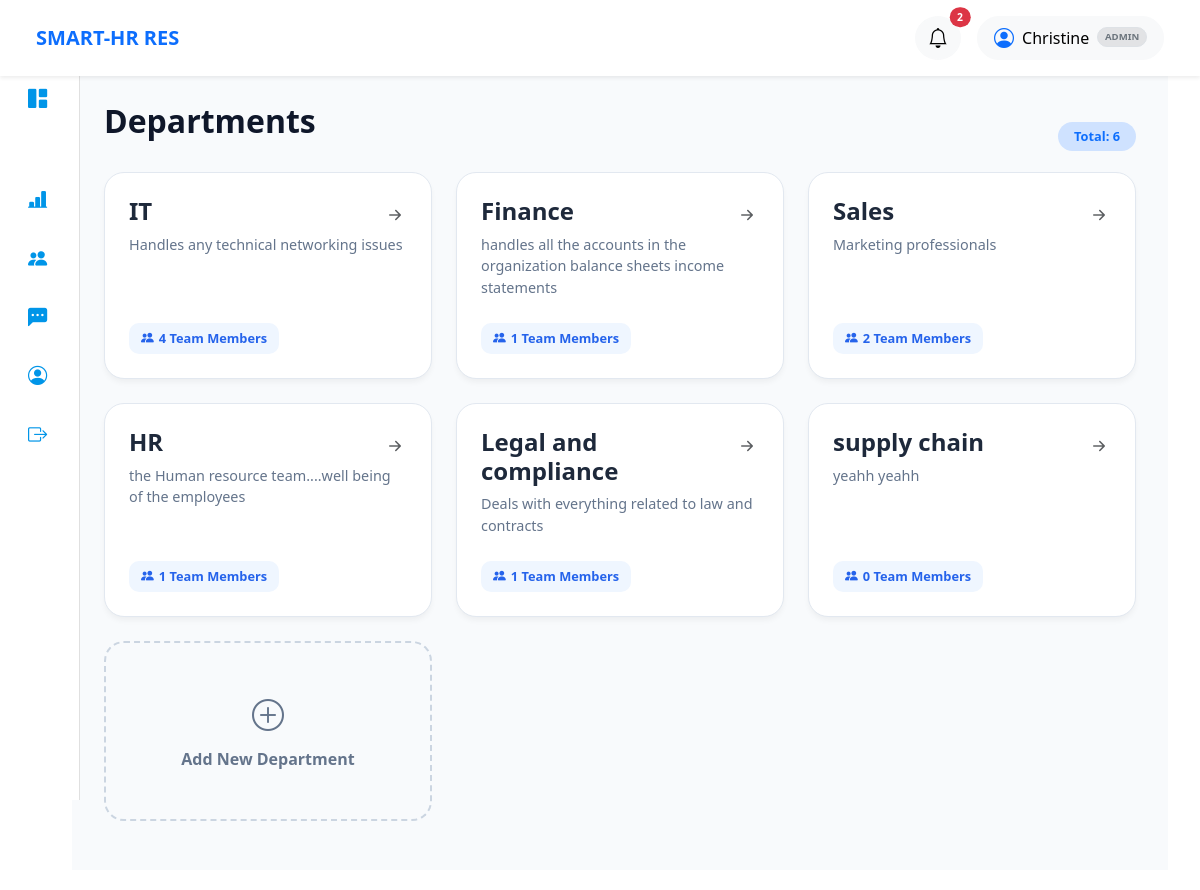
Screenshot of /hr/departments/ (signed in) with the database file from the repository.
### core/models.py (models this page shows, shortened)
class CustomUser(AbstractUser):
    ROLE_CHOICES = (
        ('admin', 'HR / Admin'),
        ('manager', 'Department Manager'),
        ('employee', 'Employee'),
    )
    role = models.CharField(
        max_length=10,
        choices=ROLE_CHOICES,
        default='employee'
    )

class Department(models.Model):
    name = models.CharField(max_length=100)
    description = models.TextField(blank=True, null=True)
    code = models.CharField(max_length=10, blank=True, null=True)
    manager = models.ForeignKey(
        CustomUser,
        on_delete=models.SET_NULL,
        null=True,
        blank=True,
        limit_choices_to={'role': 'employee'},
        related_name='managed_departments'
    )
    location = models.CharField(max_length=50, blank=True, null=True)
    is_active = models.BooleanField(default=True)
    created_at = models.DateTimeField(auto_now_add=True)
    updated_at = models.DateTimeField(auto_now=True)

### core/views.py (the view)
# urls.py: path('hr/departments/', views.hr_department, name='hr_department'),
@role_required(['admin', 'hr'])
def hr_department(request):
    total_employees = Employee.objects.count()
    total_departments = Department.objects.count()
    pending_tickets_count = Ticket.objects.filter(status__iexact='pending').count()
    unread_notifications = Notification.objects.filter(user=request.user,read=False).order_by('-created_at')
    departments = Department.objects.all()
    context = {
        'departments': departments,
        'total_employees': total_employees,
        'total_departments': total_departments,
        'pending_tickets': pending_tickets_count, # Used in the highlight card
        'tickets': pending_tickets_count,         # Used in the stats grid
        'unread_notifications': unread_notifications,
    }
    return render(request, 'core/hr_department.html', context)

### core/templates/core/hr_department.html (shortened to what this page needs)
{% extends 'base.html' %}
{% block content %}
<div class="page-container">
    <div class="page-header d-flex justify-content-between align-items-center">
        <h2>Departments</h2>
        <span class="badge bg-primary-subtle text-primary rounded-pill px-3 py-2">
            Total: {{ departments.count }}
        </span>
    </div>
    <div class="department-grid">
        {% for department in departments %}
        <a href="{% url 'department_detail' department.id %}" class="department-card">
            <div class="department-info">
                <div class="d-flex justify-content-between">
                    <h4>{{ department.name }}</h4>
                    <i class="bi bi-arrow-right-short text-muted fs-4"></i>
                </div>
                <p>{{ department.description|truncatechars:80|default:"No description provided for this department." }}</p>
            </div>
            <div class="employee-badge">
                <i class="bi bi-people-fill"></i>
                {{ department.employees.count }} Team Members
            </div>
        </a>
        {% endfor %}
        <a href="{% url 'add_department' %}" class="add-department-card">
            <div>
                <i class="bi bi-plus-circle fs-2 d-block mb-2"></i>
                Add New Department
            </div>
        </a>
    </div>
</div>
{% endblock %}

### templates/navbar/admin_employee.html (shortened to what this page needs)
{% load static %}
<nav class="navbar navbar-expand-lg navbar-light bg-white shadow-sm px-4 py-3 fixed-top">
    <div class="container-fluid">
        <div class="d-flex align-items-center">
            <span class="navbar-brand fw-bold text-primary me-4">SMART-HR RES</span>
        </div>
        <div class="d-flex align-items-center gap-3 ms-auto">
            <div class="dropdown">
                <button class="btn btn-light rounded-circle position-relative" data-bs-toggle="dropdown">
                    <i class="bi bi-bell fs-5"></i>
                    {% if unread_notifications.count > 0 %}
                    <span class="position-absolute top-0 start-100 translate-middle badge rounded-pill bg-danger" style="font-size: 0.65rem;">
                        {{ unread_notifications.count }}
                    </span>
                    {% endif %}
                </button>
            </div>
            <div class="dropdown">
                <button class="btn btn-light rounded-pill px-3 d-flex align-items-center" data-bs-toggle="dropdown">
                    <i class="bi bi-person-circle me-2 fs-5 text-primary"></i>
                    <span class="fw-medium">{{ user.first_name }}</span>
                    <span class="badge bg-secondary-subtle text-secondary ms-2 text-uppercase small border" style="font-size: 0.6rem;">
                        {{ user.role }}
                    </span>
                </button>
            </div>
        </div>
    </div>
</nav>

### static/css/custom.css (style rules this page uses)
.badge { font-size: 0.75rem; padding: 6px 10px; border-radius: 50px; }
h2 { color: #343a40; }
.badge { font-size: 0.8rem; padding: 0.45em 0.7em; }
.page-container { padding: 2rem; background: #f8fafc; min-height: 100vh; }
.page-header h2 { font-weight: 800; color: #0f172a; margin-bottom: 2rem; }
.department-grid { display: grid; grid-template-columns: repeat(auto-fill, minmax(300px, 1fr)); gap: 1.5rem; }
.department-card { background: white; padding: 1.5rem; border-radius: 20px; text-decoration: none !important; color: inherit; border: 1px solid #e2e8f0; transition: all 0.3s ease; display: flex; flex-direction: column; justify-content: space-between; box-shadow: 0 4px 6px -1px rgba(0, 0, 0, 0.05); }
.department-card h4 { color: #1e293b; font-weight: 700; margin-bottom: 0.5rem; }
.department-card p { color: #64748b; font-size: 0.9rem; line-height: 1.5; margin-bottom: 1.5rem; }
.employee-badge { background: #eff6ff; color: #2563eb; padding: 6px 12px; border-radius: 10px; font-size: 0.8rem; font-weight: 600; width: fit-content; display: flex; align-items: center; gap: 5px; }
.add-department-card { border: 2px dashed #cbd5e1; background: transparent; display: flex; align-items: center; justify-content: center; text-align: center; min-height: 180px; border-radius: 20px; color: #64748b; font-weight: 600; transition: all 0.3s ease; text-decoration: none; }

### rows the page displays
CustomUser: first_name "Christine", role "ADMIN"
Department: name "IT", description "Handles any technical networking issues", employees.count "4"
Department: name "Finance", description "handles all the accounts in the organization balance sheets income statements", employees.count "1"
Department: name "Sales", description "Marketing professionals", employees.count "2"
Department: name "HR", description "the Human resource team....well being of the employees", employees.count "1"
Department: name "Legal and compliance", description "Deals with everything related to law and contracts", employees.count "1"
Department: name "supply chain", description "yeahh yeahh", employees.count "0"

### other values shown
{{ unread_notifications.count }} "2"
{{ departments.count }} "6"
